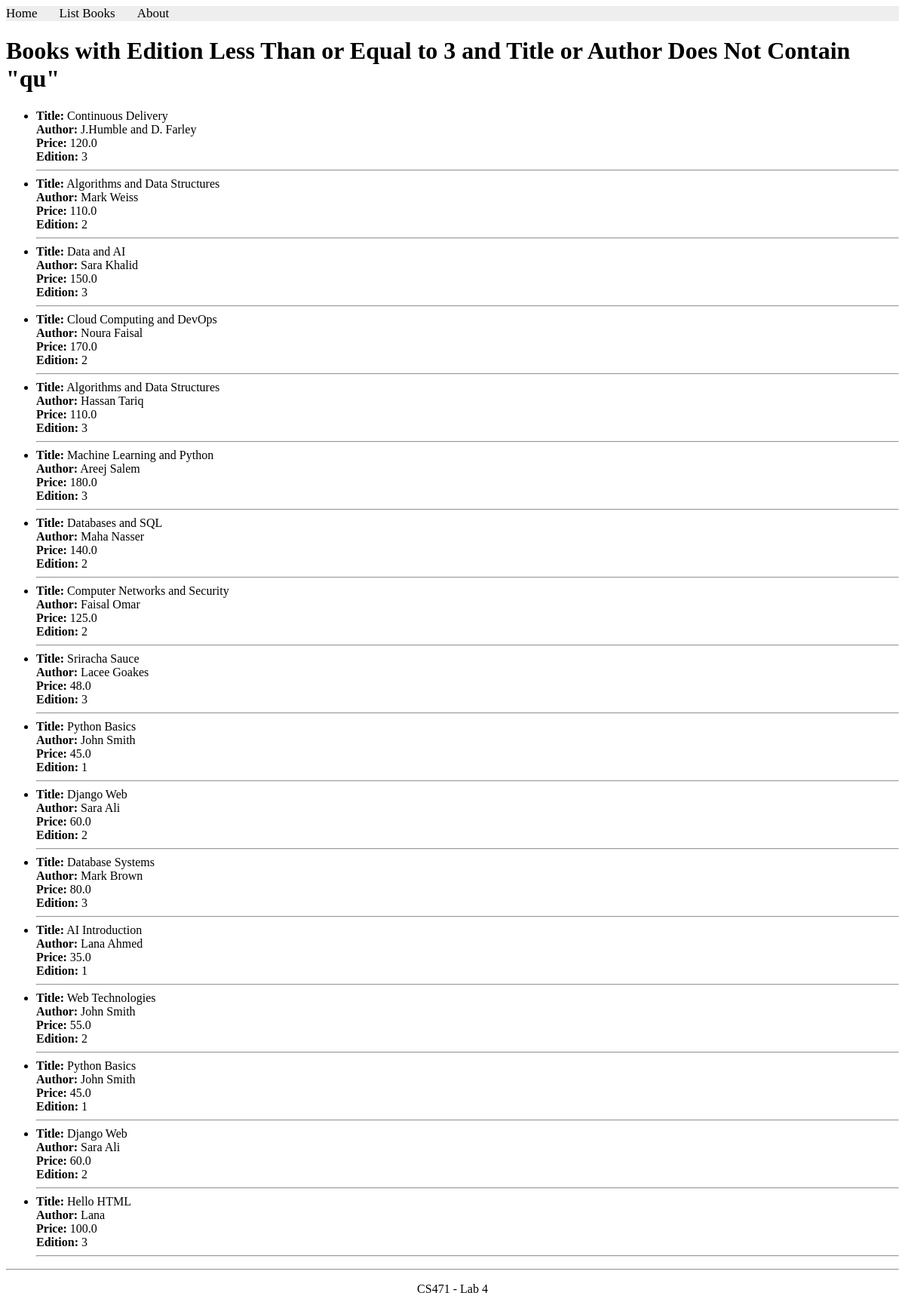
The app's page /books/lab8/task3 with its own data.
### apps/bookmodule/models.py (models this page shows, shortened)
class Book(models.Model):
    title = models.CharField(max_length=100)
    author = models.CharField(max_length=50, blank=True, null=True)
    price = models.FloatField(default=0.0)
    edition = models.SmallIntegerField(default=1)
    quantity = models.IntegerField(default=1)
    pubdate = models.DateTimeField(null=True, blank=True)
    rating = models.SmallIntegerField(default=1)
    publisher = models.ForeignKey(Publisher, null=True, blank=True, on_delete=models.SET_NULL)
    authors = models.ManyToManyField(Author, blank=True)

### apps/bookmodule/views.py (the view)
# urls.py: path('lab8/task3', views.lab8_task3, name="books.lab8_task3"),
def lab8_task3(request):
    books = Book.objects.filter(
        Q(edition__lte=3) & ~(Q(title__icontains='qu') | Q(author__icontains='qu'))
    )
    return render(request, "bookmodule/lab8_task3.html", {'books': books})

### apps/templates/bookmodule/lab8_task3.html (shortened to what this page needs)
{% extends "layouts/base.html" %}
{% block content %}
<h1>Books with Edition Less Than or Equal to 3 and Title or Author Does Not Contain "qu"</h1>
{% if books %}
    <ul>
        {% for book in books %}
            <li>
                <strong>Title:</strong> {{ book.title }} <br>
                <strong>Author:</strong> {{ book.author }} <br>
                <strong>Price:</strong> {{ book.price }} <br>
                <strong>Edition:</strong> {{ book.edition }}
            </li>
            <hr>
        {% endfor %}
    </ul>
{% else %}
    <p>No books found.</p>
{% endif %}
{% endblock content %}

### records on screen
Book: title "Continuous Delivery", author "J.Humble and D. Farley", price "120.0", edition "3"
Book: title "Algorithms and Data Structures", author "Mark Weiss", price "110.0", edition "2"
Book: title "Data and AI", author "Sara Khalid", price "150.0", edition "3"
Book: title "Cloud Computing and DevOps", author "Noura Faisal", price "170.0", edition "2"
Book: title "Algorithms and Data Structures", author "Hassan Tariq", price "110.0", edition "3"
Book: title "Machine Learning and Python", author "Areej Salem", price "180.0", edition "3"
Book: title "Databases and SQL", author "Maha Nasser", price "140.0", edition "2"
Book: title "Computer Networks and Security", author "Faisal Omar", price "125.0", edition "2"
Book: title "Sriracha Sauce", author "Lacee Goakes", price "48.0", edition "3"
Book: title "Python Basics", author "John Smith", price "45.0", edition "1"
Book: title "Django Web", author "Sara Ali", price "60.0", edition "2"
Book: title "Database Systems", author "Mark Brown", price "80.0", edition "3"
Book: title "AI Introduction", author "Lana Ahmed", price "35.0", edition "1"
Book: title "Web Technologies", author "John Smith", price "55.0", edition "2"
Book: title "Python Basics", author "John Smith", price "45.0", edition "1"
Book: title "Django Web", author "Sara Ali", price "60.0", edition "2"
Book: title "Hello HTML", author "Lana", price "100.0", edition "3"
